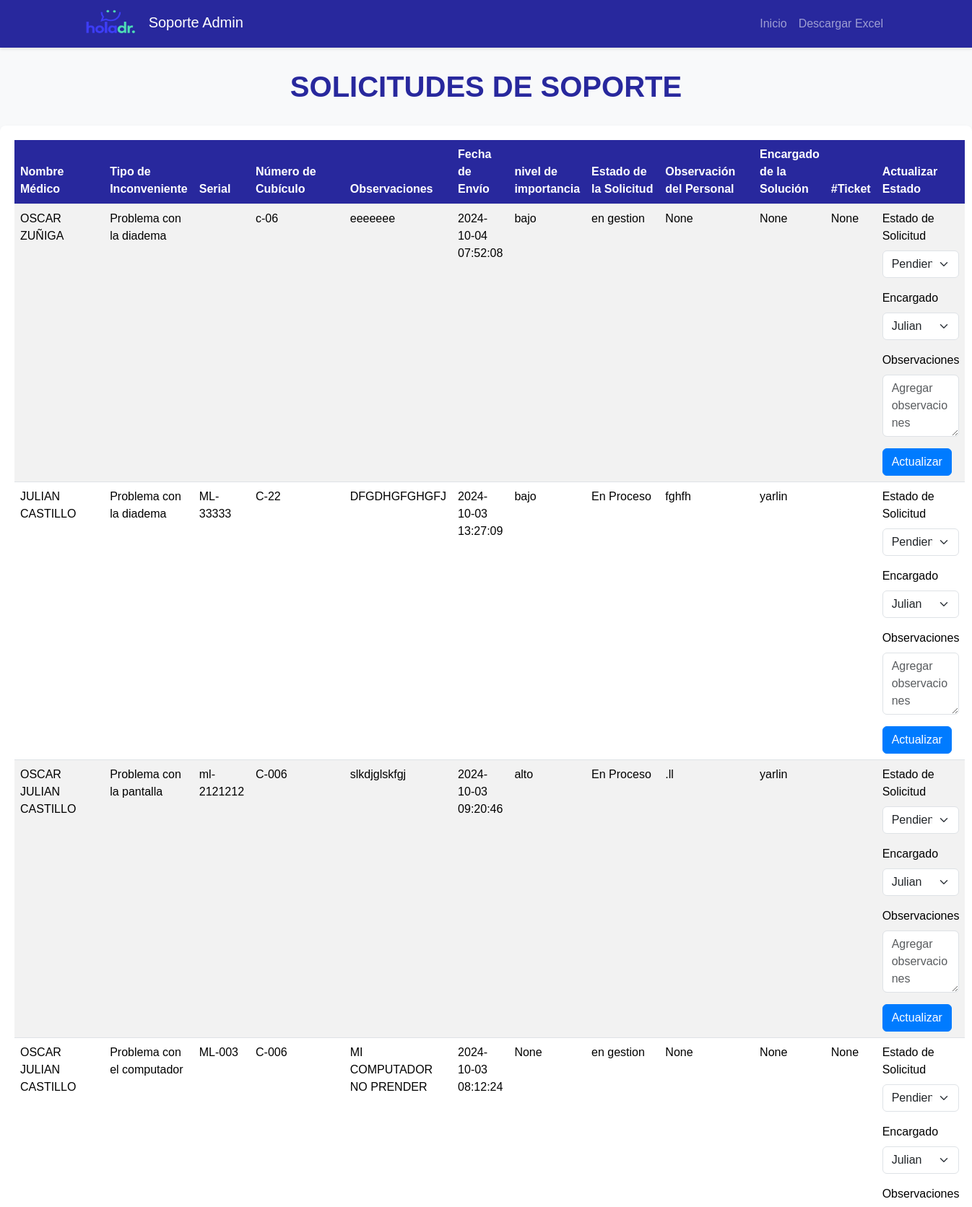
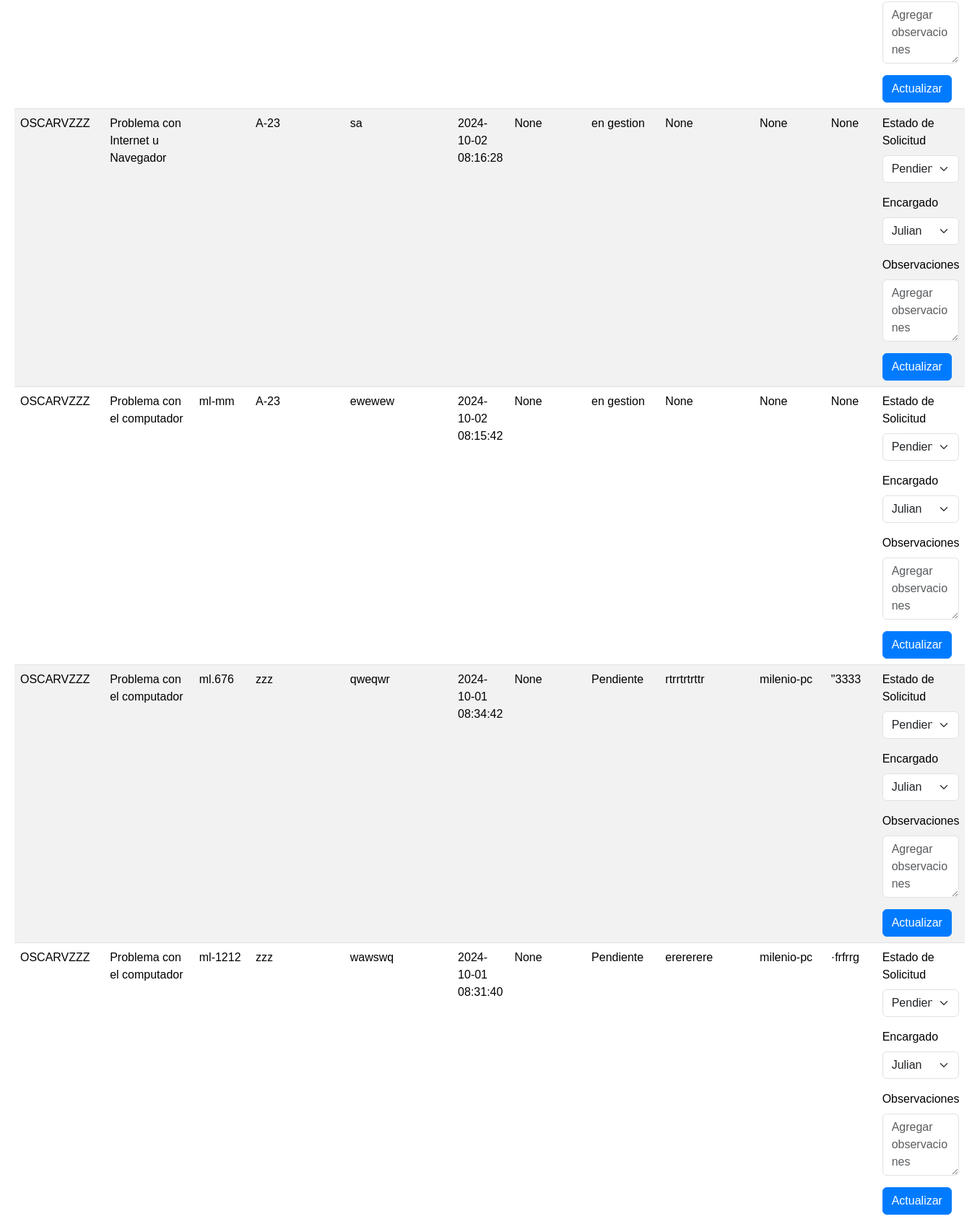
The app's page /estado_solicitud (upper part) with its own data (2 pictures, top to bottom).
### tables this page shows
CREATE TABLE "solicitar_soporte" (
	"nombres_completos"	TEXT,
	"tipo_de_inconveniente"	TEXT,
	"numero_cubiculo"	TEXT,
	"observaciones"	TEXT,
	"fecha_envio"	TEXT,
	"estado_de_solicitud"	NUMERIC,
	"observaciones2"	TEXT,
	"serial"	TEXT,
	"encargado"	TEXT,
	"ticket"	TEXT
, "nivel_importancia"	TEXT);

### app.py (the view)
@app.route('/estado_solicitud')
def estado_solicitud1():
    conn = sqlite3.connect('registro.db')
    c = conn.cursor()
    c.execute("SELECT * FROM solicitar_soporte ORDER BY fecha_envio DESC")
    rows = c.fetchall()
    conn.close()
    return render_template('estado_solicitud.html', rows=rows)

### templates/estado_solicitud.html (shortened to what this page needs)
<!DOCTYPE html>
<html lang="es">
<head>
    <link href="https://cdn.jsdelivr.net/npm/bootstrap@5.3.3/dist/css/bootstrap.min.css" rel="stylesheet"
>
    <link rel="stylesheet" href="../static/css/estado_solicitud.css">
</head>
<body>
    <nav class="navbar navbar-expand-lg navbar-dark">
        <div class="container">
            <a class="navbar-brand" href="/admin">
                <img src="/static/imagenes/logo2.png" alt="Logo">
                Soporte Admin
            </a>
            <div class="collapse navbar-collapse" id="navbarNav">
                <ul class="navbar-nav ms-auto">
                    <li class="nav-item">
                        <a class="nav-link" href="/admin">Inicio</a>
                    </li>
                    <li class="nav-item">
                        <a class="nav-link" href="/exportar_a_excel3">Descargar Excel</a>
                    </li>
                </ul>
            </div>
        </div>
    </nav>
    <main class="container-main">
        <h1 style="text-align: center;">SOLICITUDES DE SOPORTE</h1>
        <div class="table-container">
            <table class="table table-striped table-hover">
                <thead>
                    <tr>
                        <th>Nombre Médico</th>
                        <th>Tipo de Inconveniente</th>
                        <th>Serial</th>
                        <th>Número de Cubículo</th>
                        <th>Observaciones</th>
                        <th>Fecha de Envío</th>
                        <th>nivel de importancia</th>
                        <th>Estado de la Solicitud</th>
                        <th>Observación del Personal</th>
                        <th>Encargado de la Solución</th>
                        <th>#Ticket</th>
                        <th>Actualizar Estado</th>
                    </tr>
                </thead>
                <tbody>
                    {% for row in rows %}
                    <tr>
                        <td>{{ row[0] }}</td>
                        <td>{{ row[1] }}</td>
                        <td>{{ row[7] }}</td>
                        <td>{{ row[2] }}</td>
                        <td>{{ row[3] }}</td>
                        <td>{{ row[4] }}</td>
                        <td>{{ row[10] }}</td>
                        <td>{{ row[5] }}</td>
                        <td>{{ row[6] }}</td>
                        <td>{{ row[8] }}</td>
                        <td>{{ row[9] }}</td>
                        <td>
                            <form action="/actualizar_estado2/{{ row[4] }}" method="post">
                                <div class="mb-3">
                                    <label for="estado_de_solicitud" class="form-label">Estado de Solicitud</label>
                                    <select name="estado_de_solicitud" class="form-select">
                                        <option value="Pendiente">Pendiente</option>
                                    </select>
                                </div>
                                <div class="mb-3">
                                    <label for="encargado" class="form-label">Encargado</label>
                                    <select name="encargado" class="form-select" id="encargado"
                                        onchange="toggleTicketField()">
                                        <option value="julian">Julian</option>
                                    </select>
                                </div>
                                <div class="mb-3">
                                    <label for="observaciones2" class="form-label">Observaciones</label>
                                    <textarea name="observaciones2" class="form-control" rows="3"
                                        placeholder="Agregar observaciones"></textarea>
                                </div>
                                <button type="submit" class="btn btn-primary">Actualizar</button>
                            </form>
                        </td>
                    </tr>
                    {% endfor %}
                </tbody>
            </table>
        </div>
    </main>
</body>
</html>

### static/css/estado_solicitud.css (style rules this page uses)
:root { --primary-color: #28289D; --secondary-color: #f8f9fa; --accent-color: #007bff; }
body { font-family: 'Arial', sans-serif; background-color: var(--secondary-color); }
.navbar { background-color: var(--primary-color) !important; box-shadow: 0 2px 4px rgba(0, 0, 0, 0.1); }
.navbar-brand img { height: 40px; margin-right: 10px; }
h1 { color: var(--primary-color); text-align: center; margin: 30px 0; font-weight: bold; }
.table-container { background-color: white; border-radius: 8px; box-shadow: 0 4px 6px rgba(0, 0, 0, 0.1); padding: 20px; margin-bottom: 30px; }
.table { margin-bottom: 0; }
.table th { background-color: var(--primary-color); color: white; font-weight: bold; }
.table-striped tbody tr:nth-of-type(odd) { background-color: rgba(0, 0, 0, 0.05); }
.btn-primary { background-color: var(--accent-color); border-color: var(--accent-color); }
.form-select, .form-control { margin-bottom: 10px; }

### records on screen
solicitar_soporte: nombres_completos "OSCAR ZUÑIGA", tipo_de_inconveniente "Problema con la diadema", numero_cubiculo "c-06", observaciones "eeeeeee", fecha_envio "2024-10-04 07:52:08", nivel_importancia "bajo", estado_de_solicitud "en gestion", row "None"
solicitar_soporte: nombres_completos "JULIAN CASTILLO", tipo_de_inconveniente "Problema con la diadema", serial "ML-33333", numero_cubiculo "C-22", observaciones "DFGDHGFGHGFJ", fecha_envio "2024-10-03 13:27:09", nivel_importancia "bajo", estado_de_solicitud "En Proceso", observaciones2 "fghfh", encargado "yarlin"
solicitar_soporte: nombres_completos "OSCAR JULIAN CASTILLO", tipo_de_inconveniente "Problema con la pantalla", serial "ml-2121212", numero_cubiculo "C-006", observaciones "slkdjglskfgj", fecha_envio "2024-10-03 09:20:46", nivel_importancia "alto", estado_de_solicitud "En Proceso", observaciones2 ".ll", encargado "yarlin"
solicitar_soporte: nombres_completos "OSCAR JULIAN CASTILLO", tipo_de_inconveniente "Problema con el computador", serial "ML-003", numero_cubiculo "C-006", observaciones "MI COMPUTADOR NO PRENDER", fecha_envio "2024-10-03 08:12:24", row "None", estado_de_solicitud "en gestion"
solicitar_soporte: nombres_completos "OSCARVZZZ", tipo_de_inconveniente "Problema con Internet u Navegador", numero_cubiculo "A-23", observaciones "sa", fecha_envio "2024-10-02 08:16:28", row "None", estado_de_solicitud "en gestion"
solicitar_soporte: nombres_completos "OSCARVZZZ", tipo_de_inconveniente "Problema con el computador", serial "ml-mm", numero_cubiculo "A-23", observaciones "ewewew", fecha_envio "2024-10-02 08:15:42", row "None", estado_de_solicitud "en gestion"
solicitar_soporte: nombres_completos "OSCARVZZZ", tipo_de_inconveniente "Problema con el computador", serial "ml.676", numero_cubiculo "zzz", observaciones "qweqwr", fecha_envio "2024-10-01 08:34:42", row "None", estado_de_solicitud "Pendiente", observaciones2 "rtrrtrtrttr", encargado "milenio-pc", ticket "\"3333"
solicitar_soporte: nombres_completos "OSCARVZZZ", tipo_de_inconveniente "Problema con el computador", serial "ml-1212", numero_cubiculo "zzz", observaciones "wawswq", fecha_envio "2024-10-01 08:31:40", row "None", estado_de_solicitud "Pendiente", observaciones2 "erererere", encargado "milenio-pc", ticket "·frfrrg"
